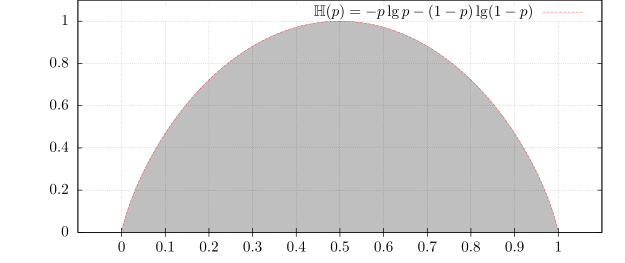

The script that drew this image:
f(x)=-(x*log(x) + (1-x)*log(1-x))/log(2)

#set title "The entropy function"
#set xlabel "$p$ range"

set border lw 1
set xrange [-0.11:1.1]
#set yrange [:1.5]
set samples 1000


set xtics (0,0.1,0.2,0.3,0.4,0.5,0.6,0.7,0.8,0.9,1.0)
set xtics axis
set grid xtics  ytics 
set grid layerdefault front 

show xtics
set size 1.25,.75 

plot [-0.1:] [:1.1] [x=0.0001:0.9999] \
     f(x) with filledcurve above x1  lt rgb "gray" t "", \
     f(x) with lines lc rgb "red" t \
          "$\\mathbb{H}(p) = -p \\lg p - (1-p)\\lg(1-p)$"


#plot [x=-0.1:1.1] f(x) with filledcurve
#border
